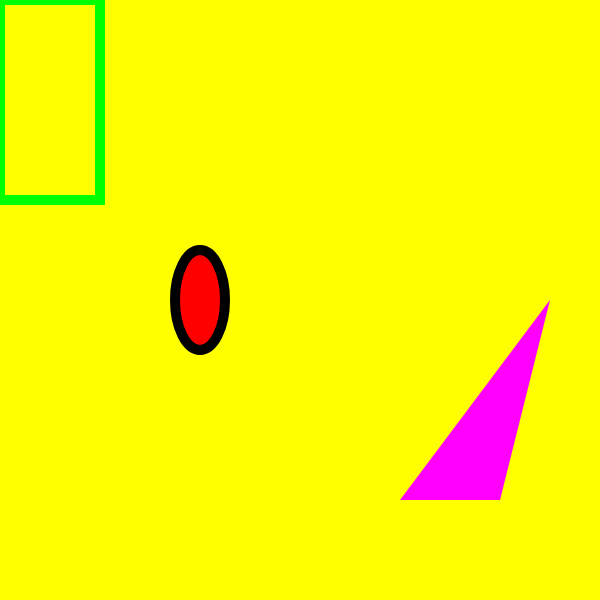
Frame 1 (no input)
Frame 60 (no input): identical to frame 1, image omitted
Frame 120 (the mouse pressed at the canvas centre since frame 60): identical to frame 1, image omitted

The p5.js sketch that drew this single still picture (run headless with seeded random() and noise() and a simulated clock; from frame 60 on, the mouse is pressed at the canvas centre):

// p5.js sketch
// ── sketch.js
function setup() {
  createCanvas(600, 600);
  background(255, 255, 0);

  strokeWeight(10);

  fill(255, 0, 0);
  ellipse(200, 300, 50, 100);

  fill(255, 0, 255);
  noStroke();
  triangle(400, 500, 550, 300, 500, 500);

  noFill();
  stroke(0, 255, 0);
  rect(0, 0, 100, 200);
}

function draw() {
  
}
